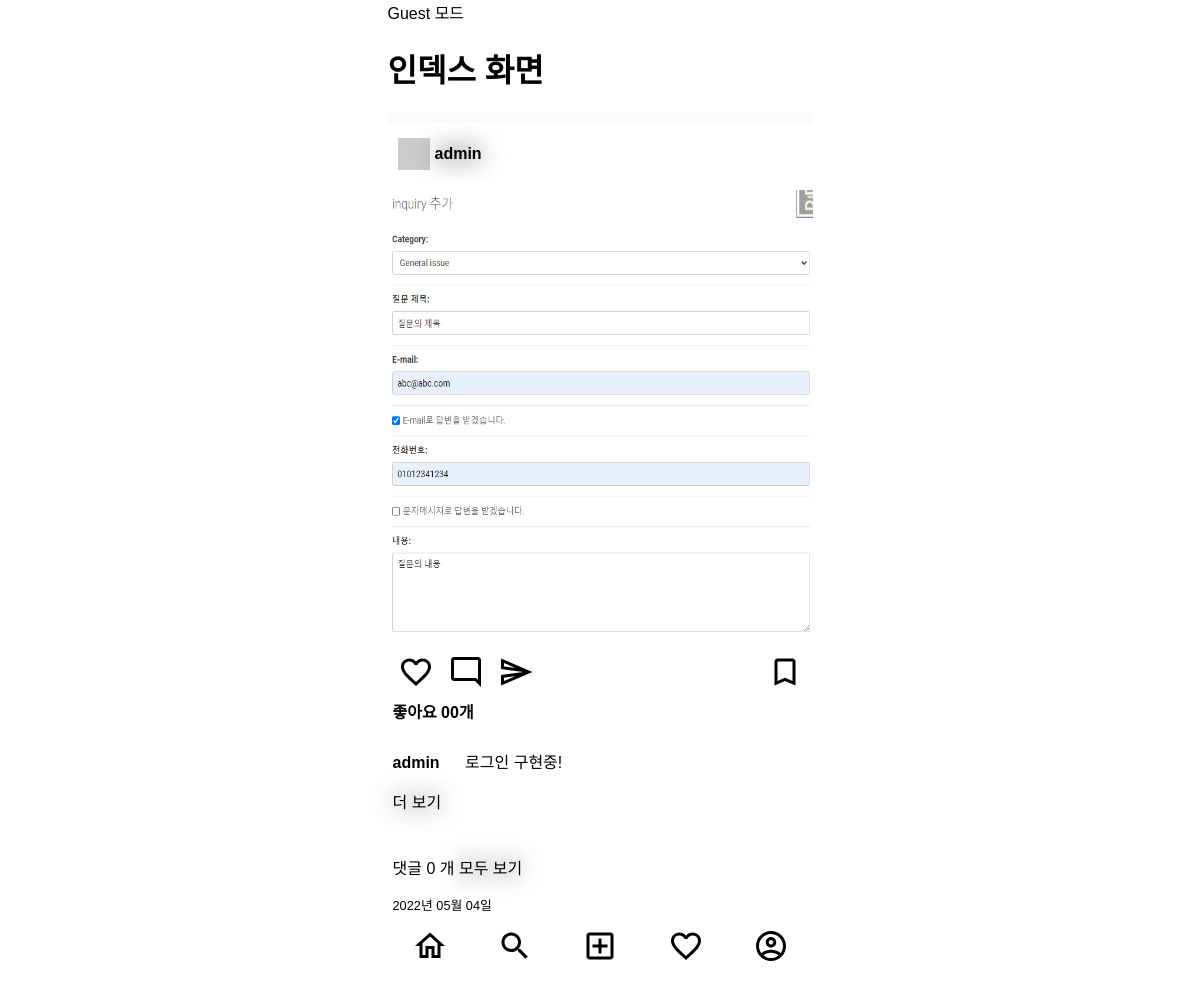
The page / on the database its author committed.
### posts/models.py (models this page shows)
class Post(models.Model) :
    image = models.ImageField(verbose_name='이미지', null=True, blank=True)
    content = models.TextField(verbose_name='내용')
    created_at = models.DateTimeField(verbose_name='작성일', auto_now_add=True)
    view_count = models.IntegerField(verbose_name='조회수', default=0)
    writer = models.ForeignKey(verbose_name='작성자', to=User, on_delete=models.CASCADE, null=True, blank=True)

### users/models.py (models this page shows)
class User(AbstractUser) :
    phone = models.CharField(verbose_name='전화번호', max_length=11)
    objects = UserManager()

### posts/views.py (the view)
# urls.py: path('', index, name='index'),
def index(request):
    post_list = Post.objects.all().order_by('-created_at')
    context = {
        'post_list' : post_list,
    }
    return render(request, 'index.html', context)

### templates/index.html (shortened to what this page needs)
{% extends 'base.html' %}
{% block content %}
<h1>인덱스 화면</h1>
<main>
    <div class="card-list">
        {% for post in post_list %}
            {% include 'mixin/posts/post_card.html' with detail=False %}
        {% endfor %}
    </div>
</main>
{% endblock %}

### templates/mixin/posts/post_card.html (shortened to what this page needs)
{% load static %}
<div class="card">
    <div class="card__header">
        <img class="card__user-image" src="http://via.placeholder.com/32x32"/>
        <a href="#">
            <span class="card__user-name">{{ post.writer }}</span>
        </a>
    </div>
    <div class="card__body">
        <div>
            {% if post.image %}
                <img class="card__image" src="{{ post.image.url }}">
            {% else %}
                <img class="card__image" src="http://via/placeholder.com/600x600">
            {% endif %}
        </div>
        <div class="card__btn-group">
            <div>
                <img class="card__btn" src="{% static 'icons/favorite_outlined_black_36dp.svg' %}" alt="좋아요"/>
                <img class="card__btn" src="{% static 'icons/mode_comment_outlined_black_36dp.svg' %}" alt="댓글"/>
                <img class="card__btn" src="{% static 'icons/send_outlined_black_36dp.svg' %}" alt="공유하기"/>
            </div>
            <div>
                <img class="card__btn" src="{% static 'icons/bookmark_outlined_black_36dp.svg' %}" alt="북마크"/>
            </div>
        </div>
        <div class="card_content">
            <span class="card__like-num">좋아요 00개</span>
            <div class="card__main-text">
                <p><span
                        class="card__user-name">{{ post.writer }}&emsp;</span>
                        {% if not detail %}
                            {{ post.content |truncatechars:35 }}
                        {% else %}
                            {{ post.content }}
                        {% endif %}
                </p>
                {% if not detail %}
                <p><a href="{% url 'posts:post-detail' post.id %}">더 보기</a></p>
                {% endif %}
            </div>
            <div>
                <p class="">댓글 {{ post.comment_set.all.count }} 개
                    {% if not detail %}
                        <a href="{% url 'posts:post-detail' post.id %}">모두 보기</a>
                    {% endif %}
                </p>
            </div>
            <span class="card__created-at">{{ post.created_at | date:"Y년 m월 d일" }}</span>
        </div>
    </div>
</div>

### static/index.css (style rules this page uses)
.container { display: flex; flex-direction: column; max-width: 425px; }
body { font-family: 'Noto Sans KR', sans-serif; margin: 0 auto 60px auto; }
main { display: flex; background-color: #FAFAFA; }
a { color: #000000; }
a:link { text-decoration: none; text-shadow: 0 0 24px; }
.card-list { margin: 10px 0; background-color: #FFFFFF; }
.card__header { display: flex; align-items: center; margin: 15px 0; padding: 0 5px; }
.card__user-image { margin: 0 5px; }
.card__user-name { font-weight: bold; margin: 0 5px 0 0; }
.card__body { margin: 10px 0; }
.card__image { height: 450px; width: 100%; margin: 5px 0; }
.card__btn-group { display: flex; justify-content: space-between; margin: 5px 0; padding: 0 5px; }
.card__btn { margin: 0 5px; }
.card_content { display: flex; flex-direction: column; padding: 0 5px; }
.card__like-num { font-weight: bold; }
.card__main-text { margin: 10px 0; }
.card__created-at { font-weight: lighter; font-size: 0.8rem; }

### rows shown on the page
Post: writer "admin", image (picture), content "로그인 구현중!", comment_set.all.count "0", created_at "2022년 05월 04일"
